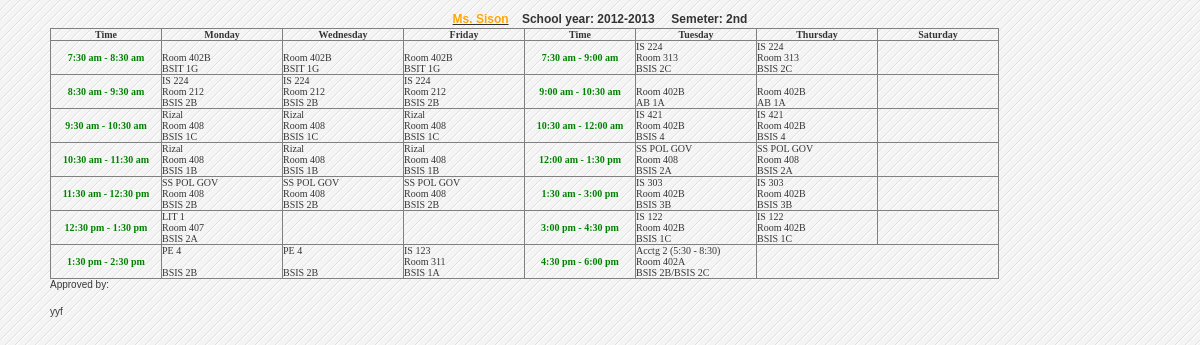
The page /preview.php on the database its author committed.
### tables this page shows
CREATE TABLE `schedule` (
  `schedule_id` int(11) NOT NULL,
  `semester` varchar(10) NOT NULL,
  `sy` varchar(20) NOT NULL,
  `CYS` varchar(100) NOT NULL,
  `subject` varchar(50) NOT NULL,
  `teacher` varchar(50) NOT NULL,
  `room` varchar(20) NOT NULL,
  `day` varchar(100) NOT NULL,
  `time` varchar(20) NOT NULL,
  `time_end` varchar(50) NOT NULL,
  `type` varchar(20) NOT NULL,
  `day1` varchar(20) NOT NULL
);

### preview.php (the view, shortened to what the rows shown need)
<?php include('dbcon.php');
include('header.php');
 ?>
 <div class="wrapper_print">
 <?php
$teacher=$_POST['teacher'];
$semester=$_POST['semester'];
$sy=$_POST['sy'];
$search_query_all=mysqli_query($conn,"select * from schedule where teacher like '%$teacher%' and semester like '%$semester%' and sy like '%$sy%'")or die(mysqli_error());
$search_query1=mysqli_query($conn,"select * from schedule where teacher like '%$teacher%' and semester like '%$semester%' and sy like '%$sy%'")or die(mysqli_error());
$row=mysqli_fetch_assoc($search_query1);
?>
 <u>
<h5 align="center">
 <font color="Orange"><?php echo $row['teacher'];  ?></font></u>&nbsp;&nbsp;&nbsp;&nbsp;School year:&nbsp;<?php echo $row['sy']; ?>&nbsp;&nbsp;&nbsp;&nbsp;
Semeter:&nbsp;<?php echo $row['semester']; ?>
<table border="1">
  <thead>
    <tr>
      <th><font size="1">Time</font></th>
      <th><font size="1">Monday</font></th>
      <th><font size="1">Wednesday</font></th>
      <th><font size="1">Friday</font></th>
      <th><font size="1">Time</font></th>
      <th><font size="1">Tuesday</font></th>
      <th><font size="1">Thursday</font></th>
      <th><font size="1">Saturday</font></th>
    </tr>
  </thead>
  <tbody>
    <tr>
      <td width="120">
	  <font size="1">
	  <?php
	  $result=mysqli_query($conn,"select * from schedule where teacher like '%$teacher%' and semester like '%$semester%' and sy like '%$sy%' and type='' and day like '%Monday%' and time='7:30 am' and time_end='8:30 am' ")or die(mysqli_error());
	  $row=mysqli_fetch_array($result);
	 echo '<br>';
	 echo $row['room'];
	 echo '<br>';
	 echo $row['CYS'];
	  ?>
	  </font>
	  </td>
	   <td width="120">
	  	   <font size="1">
		  <?php
	  $result1=mysqli_query($conn,"select * from schedule where teacher like '%$teacher%' and semester like '%$semester%' and sy like '%$sy%' and type='' and day like '%Wednesday%' and time='7:30 am' and time_end='8:30 am' ")or die(mysqli_error());
	  $row1=mysqli_fetch_array($result1);
	 echo '<br>';
	 echo $row1['room'];
	 echo '<br>';
	 echo $row1['CYS'];
	  ?>
	  </font>
	 </td>
	    <td width="120">
	  	   <font size="1">
		  <?php
	  $result1=mysqli_query($conn,"select * from schedule where teacher like '%$teacher%' and semester like '%$semester%' and sy like '%$sy%' and type='' and day like '%Friday%' and time='7:30 am' and time_end='8:30 am' ")or die(mysqli_error());
	  $row1=mysqli_fetch_array($result1);
	 echo '<br>';
	 echo $row1['room'];
	 echo '<br>';
	 echo $row1['CYS'];
	  ?>
	  </font>
	  </td>
	    <td width="120">
		  <font size="1">
		 <?php
	  $result=mysqli_query($conn,"select * from schedule where teacher like '%$teacher%' and semester like '%$semester%' and sy like '%$sy%' and type='' and day like '%Tuesday%' and time='7:30 am' and time_end='9:00 am' ")or die(mysqli_error());
	  $row=mysqli_fetch_array($result);
	 echo $row['subject'];
	 echo '<br>';
	 echo $row['room'];
	 echo '<br>';
	 echo $row['CYS'];
	  ?>
	  </font>
		</td>
	    <td width="120">
 <font size="1">
			<?php
	  $result=mysqli_query($conn,"select * from schedule where teacher like '%$teacher%' and semester like '%$semester%' and sy like '%$sy%' and type='' and day like '%Thursday%' and time='7:30 am' and time_end='9:00 am' ")or die(mysqli_error());
	  $row=mysqli_fetch_array($result);
	 echo $row['subject'];
	 echo '<br>';
	 echo $row['room'];
	 echo '<br>';
	 echo $row['CYS'];
	  ?>
	  </font>
		</td>
	  </tr>
	   <tr>
      <td width="120">
	  <font size="1">
	  <?php
	  $result=mysqli_query($conn,"select * from schedule where teacher like '%$teacher%' and semester like '%$semester%' and sy like '%$sy%' and type='' and day like '%Monday%' and time='8:30 am' and time_end='9:30 am' ")or die(mysqli_error());
	  $row=mysqli_fetch_array($result);
	 echo $row['subject'];
	 echo '<br>';
	 echo $row['room'];
	 echo '<br>';
	 echo $row['CYS'];
	  ?>
	  </font>
	  </td>
	   <td width="120">
	  	   <font size="1">
		  <?php
	  $result1=mysqli_query($conn,"select * from schedule where teacher like '%$teacher%' and semester like '%$semester%' and sy like '%$sy%' and type='' and day like '%Wednesday%' and time='8:30 am' and time_end='9:30 am' ")or die(mysqli_error());
	  $row1=mysqli_fetch_array($result1);
	 echo $row1['subject'];
	 echo '<br>';
	 echo $row1['room'];
	 echo '<br>';
	 echo $row1['CYS'];
	  ?>
	  </font>
	 </td>
	    <td width="120">
	  	   <font size="1">
		  <?php
	  $result1=mysqli_query($conn,"select * from schedule where teacher like '%$teacher%' and semester like '%$semester%' and sy like '%$sy%' and type='' and day like '%Friday%' and time='8:30 am' and time_end='9:30 am' ")or die(mysqli_error());
	  $row1=mysqli_fetch_array($result1);
	 echo $row1['subject'];
	 echo '<br>';
	 echo $row1['room'];
	 echo '<br>';
	 echo $row1['CYS'];
	  ?>
	  </font>
	  </td>
	    <td width="120">
		  <font size="1">
		 <?php
	  $result=mysqli_query($conn,"select * from schedule where teacher like '%$teacher%' and semester like '%$semester%' and sy like '%$sy%' and type='' and day like '%Tuesday%' and time='9:00 am' and time_end='10:30 am' ")or die(mysqli_error());
	  $row=mysqli_fetch_array($result);
	 echo '<br>';
	 echo $row['room'];
	 echo '<br>';
	 echo $row['CYS'];
	  ?>
	  </font>
		</td>
	    <td width="120">
 <font size="1">
			<?php
	  $result=mysqli_query($conn,"select * from schedule where teacher like '%$teacher%' and semester like '%$semester%' and sy like '%$sy%' and type='' and day like '%Thursday%' and time='9:00 am' and time_end='10:30 am' ")or die(mysqli_error());
	  $row=mysqli_fetch_array($result);
	 echo '<br>';
	 echo $row['room'];
	 echo '<br>';
	 echo $row['CYS'];
	  ?>
	  </font>
		</td>
	  </tr>
	     <tr>
      <td width="120">
	  <font size="1">
	  <?php
	  $result=mysqli_query($conn,"select * from schedule where teacher like '%$teacher%' and semester like '%$semester%' and sy like '%$sy%' and type='' and day like '%Monday%' and time='9:30 am' and time_end='10:30 am' ")or die(mysqli_error());
	  $row=mysqli_fetch_array($result);
	 echo $row['subject'];
	 echo '<br>';
	 echo $row['room'];
	 echo '<br>';
	 echo $row['CYS'];
	  ?>
	  </font>
	  </td>
	   <td width="120">
	  	   <font size="1">
		  <?php
	  $result1=mysqli_query($conn,"select * from schedule where teacher like '%$teacher%' and semester like '%$semester%' and sy like '%$sy%' and type='' and day like '%Wednesday%' and time='9:30 am' and time_end='10:30 am' ")or die(mysqli_error());
	  $row1=mysqli_fetch_array($result1);
	 echo $row1['subject'];
	 echo '<br>';
	 echo $row1['room'];
	 echo '<br>';
	 echo $row1['CYS'];
	  ?>
	  </font>
	 </td>
	    <td width="120">
	  	   <font size="1">
		  <?php
	  $result1=mysqli_query($conn,"select * from schedule where teacher like '%$teacher%' and semester like '%$semester%' and sy like '%$sy%' and type='' and day like '%Friday%' and time='9:30 am' and time_end='10:30 am' ")or die(mysqli_error());
	  $row1=mysqli_fetch_array($result1);
	 echo $row1['subject'];
	 echo '<br>';
	 echo $row1['room'];
	 echo '<br>';
	 echo $row1['CYS'];
	  ?>
	  </font>
	  </td>
	    <td width="120">
		  <font size="1">
		 <?php
	  $result=mysqli_query($conn,"select * from schedule where teacher like '%$teacher%' and semester like '%$semester%' and sy like '%$sy%' and type='' and day like '%Tuesday%' and time='10:30 am' and time_end='12:00 am' ")or die(mysqli_error());
	  $row=mysqli_fetch_array($result);
	 echo $row['subject'];
	 echo '<br>';
	 echo $row['room'];
	 echo '<br>';
	 echo $row['CYS'];
	  ?>
	  </font>
		</td>
	    <td width="120">
 <font size="1">
			<?php
	  $result=mysqli_query($conn,"select * from schedule where teacher like '%$teacher%' and semester like '%$semester%' and sy like '%$sy%' and type='' and day like '%Thursday%' and time='10:30 am' and time_end='12:00 am' ")or die(mysqli_error());
	  $row=mysqli_fetch_array($result);
	 echo $row['subject'];
	 echo '<br>';
	 echo $row['room'];
	 echo '<br>';
	 echo $row['CYS'];
	  ?>
	  </font>
		</td>
	  </tr>
	     <tr>
      <td width="120">
	  <font size="1">
	  <?php
	  $result=mysqli_query($conn,"select * from schedule where teacher like '%$teacher%' and semester like '%$semester%' and sy like '%$sy%' and type='' and day like '%Monday%' and time='10:30 am' and time_end='11:30 am' ")or die(mysqli_error());
	  $row=mysqli_fetch_array($result);
	 echo $row['subject'];
	 echo '<br>';
	 echo $row['room'];
	 echo '<br>';
	 echo $row['CYS'];
	  ?>
	  </font>
	  </td>
	   <td width="120">
	  	   <font size="1">
		  <?php
	  $result1=mysqli_query($conn,"select * from schedule where teacher like '%$teacher%' and semester like '%$semester%' and sy like '%$sy%' and type='' and day like '%Wednesday%' and time='10:30 am' and time_end='11:30 am' ")or die(mysqli_error());
	  $row1=mysqli_fetch_array($result1);
	 echo $row1['subject'];
	 echo '<br>';
	 echo $row1['room'];
	 echo '<br>';
	 echo $row1['CYS'];
	  ?>
	  </font>
	 </td>
	    <td width="120">
	  	   <font size="1">
		  <?php
	  $result1=mysqli_query($conn,"select * from schedule where teacher like '%$teacher%' and semester like '%$semester%' and sy like '%$sy%' and type='' and day like '%Friday%' and time='10:30 am' and time_end='11:30 am' ")or die(mysqli_error());
	  $row1=mysqli_fetch_array($result1);
	 echo $row1['subject'];
	 echo '<br>';
	 echo $row1['room'];
	 echo '<br>';
	 echo $row1['CYS'];
	  ?>
	  </font>
	  </td>
	    <td width="120">
		  <font size="1">
		 <?php
	  $result=mysqli_query($conn,"select * from schedule where teacher like '%$teacher%' and semester like '%$semester%' and sy like '%$sy%' and type='' and day like '%Tuesday%' and time='12:00 am' and time_end='1:30 pm' ")or die(mysqli_error());
	  $row=mysqli_fetch_array($result);
	 echo $row['subject'];
	 echo '<br>';
	 echo $row['room'];
	 echo '<br>';
	 echo $row['CYS'];
	  ?>
	  </font>
		</td>
	    <td width="120">
 <font size="1">
			<?php
	  $result=mysqli_query($conn,"select * from schedule where teacher like '%$teacher%' and semester like '%$semester%' and sy like '%$sy%' and type='' and day like '%Thursday%' and time='12:00 am' and time_end='1:30 pm' ")or die(mysqli_error());
	  $row=mysqli_fetch_array($result);
	 echo $row['subject'];
	 echo '<br>';
	 echo $row['room'];
	 echo '<br>';
	 echo $row['CYS'];
	  ?>
	  </font>
		</td>
	  </tr>
	   <tr>
      <td width="120">
	  <font size="1">
	  <?php
	  $result=mysqli_query($conn,"select * from schedule where teacher like '%$teacher%' and semester like '%$semester%' and sy like '%$sy%' and type='' and day like '%Monday%' and time='11:30 am' and time_end='12:30 pm' ")or die(mysqli_error());
	  $row=mysqli_fetch_array($result);
	 echo $row['subject'];
	 echo '<br>';
	 echo $row['room'];
	 echo '<br>';
	 echo $row['CYS'];
	  ?>
	  </font>
	  </td>
	   <td width="120">
	  	   <font size="1">
		  <?php
	  $result1=mysqli_query($conn,"select * from schedule where teacher like '%$teacher%' and semester like '%$semester%' and sy like '%$sy%' and type='' and day like '%Wednesday%' and time='11:30 am' and time_end='12:30 pm' ")or die(mysqli_error());
	  $row1=mysqli_fetch_array($result1);
	 echo $row1['subject'];
	 echo '<br>';
	 echo $row1['room'];
	 echo '<br>';
	 echo $row1['CYS'];
	  ?>
	  </font>
	 </td>
	    <td width="120">
	  	   <font size="1">
		  <?php
	  $result1=mysqli_query($conn,"select * from schedule where teacher like '%$teacher%' and semester like '%$semester%' and sy like '%$sy%' and type='' and day like '%Friday%' and time='11:30 am' and time_end='12:30 pm' ")or die(mysqli_error());
	  $row1=mysqli_fetch_array($result1);
	 echo $row1['subject'];
	 echo '<br>';
	 echo $row1['room'];
	 echo '<br>';
	 echo $row1['CYS'];
	  ?>
	  </font>
	  </td>
	    <td width="120">
		  <font size="1">
		 <?php
	  $result=mysqli_query($conn,"select * from schedule where teacher like '%$teacher%' and semester like '%$semester%' and sy like '%$sy%' and type='' and day like '%Tuesday%' and time='1:30 pm' and time_end='3:00 pm' ")or die(mysqli_error());
	  $row=mysqli_fetch_array($result);
	 echo $row['subject'];
	 echo '<br>';
	 echo $row['room'];
	 echo '<br>';
	 echo $row['CYS'];
	  ?>
	  </font>
		</td>
	    <td width="120">
 <font size="1">
			<?php
	  $result=mysqli_query($conn,"select * from schedule where teacher like '%$teacher%' and semester like '%$semester%' and sy like '%$sy%' and type='' and day like '%Thursday%' and time='1:30 pm' and time_end='3:00 pm' ")or die(mysqli_error());
	  $row=mysqli_fetch_array($result);
	 echo $row['subject'];
	 echo '<br>';
	 echo $row['room'];
	 echo '<br>';
	 echo $row['CYS'];
	  ?>
	  </font>
		</td>
	  </tr>
	  <tr>
     <td width="120">
	  <font size="1">
	  <?php
	  $result=mysqli_query($conn,"select * from schedule where teacher like '%$teacher%' and semester like '%$semester%' and sy like '%$sy%' and type='' and day like '%Monday%' and time='12:30 pm' and time_end='1:30 pm' ")or die(mysqli_error());
	  $row=mysqli_fetch_array($result);
	 echo $row['subject'];
	 echo '<br>';
	 echo $row['room'];
	 echo '<br>';
	 echo $row['CYS'];
	  ?>
	  </font>
	  </td>
      <td width="120">
 <font size="1">
   	 <?php
	  $result=mysqli_query($conn,"select * from schedule where teacher like '%$teacher%' and semester like '%$semester%' and sy like '%$sy%' and type='' and day like '%Tuesday%' and time='3:00 pm' and time_end='4:30 pm' ")or die(mysqli_error());
	  $row=mysqli_fetch_array($result);
	 echo $row['subject'];
	 echo '<br>';
	 echo $row['room'];
	 echo '<br>';
	 echo $row['CYS'];
	  ?>
	  </font>
	  </td>
      <td width="120">
 <font size="1">
			<?php
	  $result=mysqli_query($conn,"select * from schedule where teacher like '%$teacher%' and semester like '%$semester%' and sy like '%$sy%' and type='' and day like '%Thursday%' and time='3:00 pm' and time_end='4:30 pm' ")or die(mysqli_error());
	  $row=mysqli_fetch_array($result);
	 echo $row['subject'];
	 echo '<br>';
	 echo $row['room'];
	 echo '<br>';
	 echo $row['CYS'];
	  ?>
	  </font>
	  </td>
	  </tr>
	  <tr>
 <td width="120">
 <font size="1">
	  <?php
	  $result=mysqli_query($conn,"select * from schedule where teacher like '%$teacher%' and semester like '%$semester%' and sy like '%$sy%' and type='' and day like '%Monday%' and time='1:30 pm' and time_end='2:30 pm' ")or die(mysqli_error());
	  $row=mysqli_fetch_array($result);
	 echo $row['subject'];
	 echo '<br>';
	 echo '<br>';
	 echo $row['CYS'];
	  ?>
	  </font>
	  </td>
	   <td width="120">
	  	  <font size="1">
		  <?php
	  $result1=mysqli_query($conn,"select * from schedule where teacher like '%$teacher%' and semester like '%$semester%' and sy like '%$sy%' and type='' and day like '%Wednesday%' and time='1:30 pm' and time_end='2:30 pm' ")or die(mysqli_error());
	  $row1=mysqli_fetch_array($result1);
	 echo $row1['subject'];
	 echo '<br>';
	 echo '<br>';
	 echo $row1['CYS'];
	  ?>
	  </font>
	 </td>
	    <td width="120">
	  	  <font size="1">
		  <?php
	  $result1=mysqli_query($conn,"select * from schedule where teacher like '%$teacher%' and semester like '%$semester%' and sy like '%$sy%' and type='' and day like '%Friday%' and time='1:30 pm' and time_end='2:30 pm' ")or die(mysqli_error());
	  $row1=mysqli_fetch_array($result1);
	 echo $row1['subject'];
	 echo '<br>';
	 echo $row1['room'];
	 echo '<br>';
	 echo $row1['CYS'];
	  ?>
	  </td>
      <td width="120">
	    	 <font size="1">
			 <?php
	  $result=mysqli_query($conn,"select * from schedule where teacher like '%$teacher%' and semester like '%$semester%' and sy like '%$sy%' and type='' and day like '%Tuesday%' and time='4:30 pm' and time_end='6:00 pm' ")or die(mysqli_error());
	  $row=mysqli_fetch_array($result);
	 echo $row['subject'];
	 echo '<br>';
	 echo $row['room'];
	 echo '<br>';
	 echo $row['CYS'];
	  ?>
  </tbody>
  </table>
<br>
<br>
 </div>
  </html>

### rows shown on the page
schedule: teacher "Ms. Sison", sy "2012-2013", semester "2nd", room "Room 402B", CYS "AB 1A"
schedule: room "Room 402B", CYS "BSIT 1G"
schedule: subject "IS 224", room "Room 313", CYS "BSIS 2C"
schedule: subject "IS 224", room "Room 212", CYS "BSIS 2B"
schedule: subject "Rizal", room "Room 408", CYS "BSIS 1C"
schedule: subject "IS 421", room "Room 402B", CYS "BSIS 4"
schedule: subject "Rizal", room "Room 408", CYS "BSIS 1B"
schedule: subject "SS POL GOV", room "Room 408", CYS "BSIS 2A"
schedule: subject "SS POL GOV", room "Room 408", CYS "BSIS 2B"
schedule: subject "IS 303", room "Room 402B", CYS "BSIS 3B"
schedule: subject "LIT 1", room "Room 407", CYS "BSIS 2A"
schedule: subject "IS 122", room "Room 402B", CYS "BSIS 1C"
schedule: subject "PE 4", CYS "BSIS 2B"
schedule: subject "IS 123", room "Room 311", CYS "BSIS 1A"
schedule: subject "Acctg 2 (5:30 - 8:30)", room "Room 402A", CYS "BSIS 2B/BSIS 2C"
